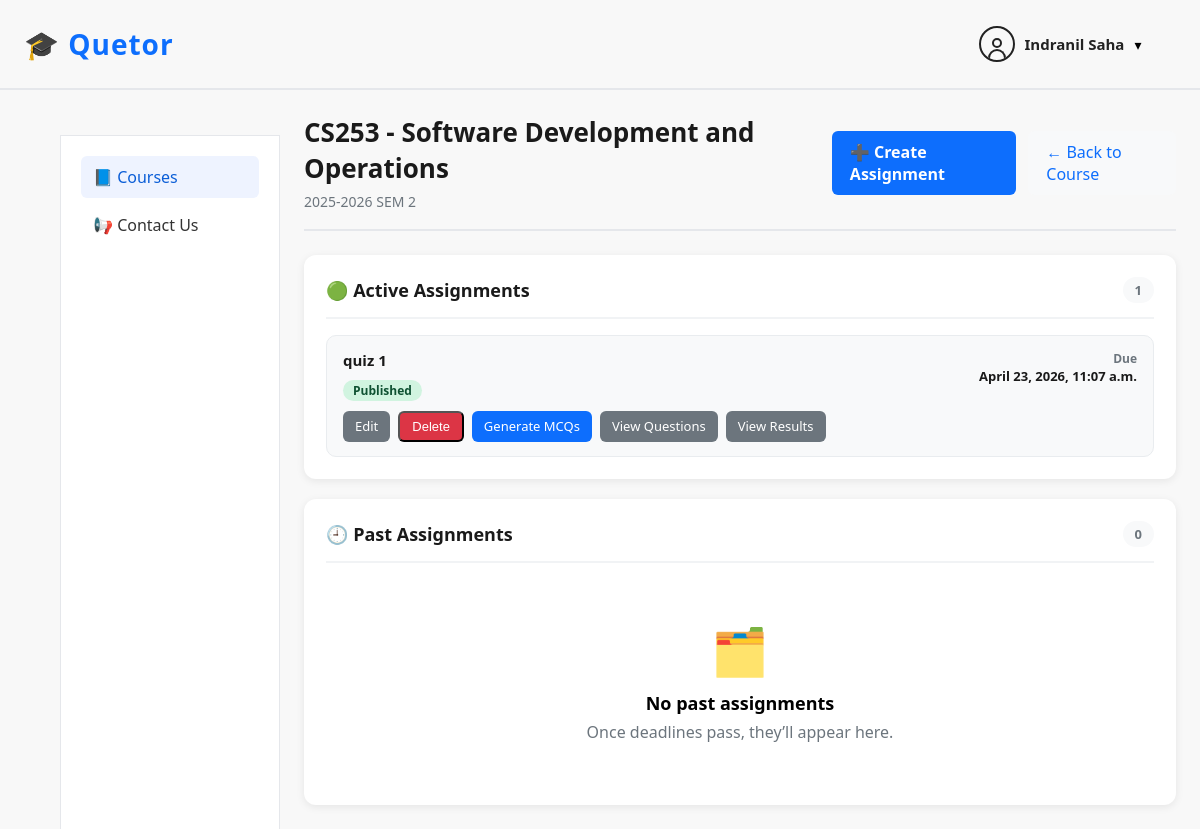
Page /assignments/1/professor/ (signed in) on the earlier database version.
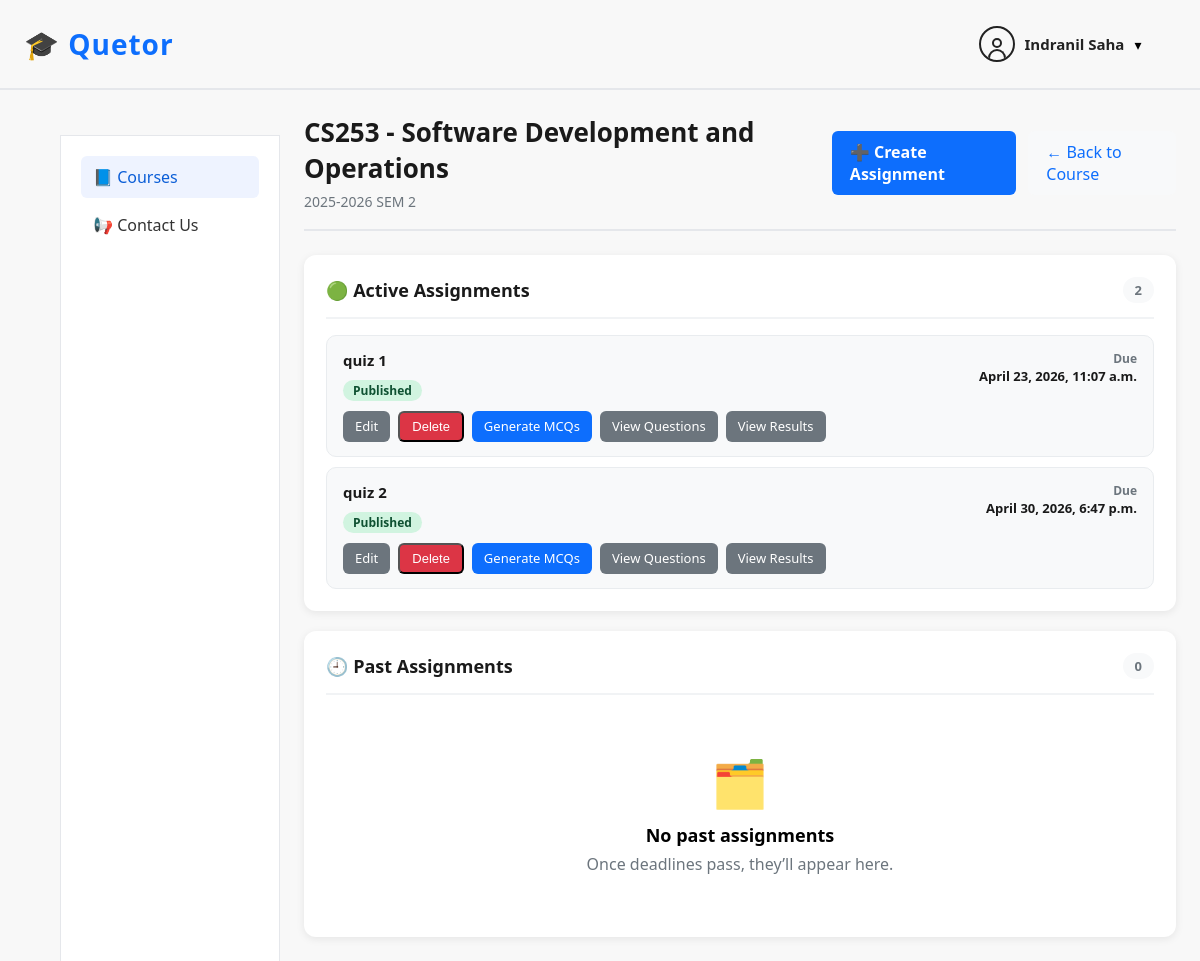
Same page on the later database version.
### users/models.py (models this page shows, shortened)
class User(AbstractUser):
    ROLE_CHOICES = [
        ('student', 'Student'),
        ('professor', 'Professor'),
        ('ta', 'Teaching Assistant'),
        ('admin', 'Admin'),
    ]
    role = models.CharField(
        max_length=20,
        choices=ROLE_CHOICES,
        default='student'
    )
    department = models.CharField(max_length=100, blank=True)

### courses/models.py (models this page shows, shortened)
class Course(models.Model):
    code = models.CharField(max_length=10, unique=True)
    name = models.CharField(max_length=100)
    semester = models.ForeignKey(
        Semester,
        on_delete=models.CASCADE,
        related_name="courses"
    )

class Semester(models.Model):
    year_start = models.IntegerField()   # 2025
    year_end = models.IntegerField()     # 2026
    sem = models.IntegerField(
        choices=[(1, "SEM 1"), (2, "SEM 2"), (3, "SEM 3 : Summer")]
    )
    is_active = models.BooleanField(default=True)
    class Meta:
        ordering = ["-year_start", "-sem"]
        unique_together = ("year_start", "year_end", "sem")
    def __str__(self):
        return f"{self.year_start}-{self.year_end} SEM {self.sem}"

### assignments/models.py (models this page shows, shortened)
class Assignment(models.Model):
    course = models.ForeignKey(Course, on_delete=models.CASCADE, related_name="assignments")
    created_by = models.ForeignKey(User, on_delete=models.CASCADE, related_name="created_assignments")
    title = models.CharField(max_length=200)
    description = models.TextField(blank=True)
    due_date = models.DateTimeField()
    duration_minutes = models.PositiveIntegerField(default=20)
    is_published = models.BooleanField(default=True)
    created_at = models.DateTimeField(auto_now_add=True)
    class Meta:
        ordering = ["-due_date", "-created_at"]

### assignments/views.py (the view)
# urls.py: path("<int:course_id>/professor/", professor_assignments, name="professor_assignments"),
@login_required
def professor_assignments(request, course_id: int):
    if not CourseProfessor.objects.filter(course_id=course_id, professor=request.user).exists():
        return redirect("/courses/")
    course = Course.objects.select_related("semester").get(id=course_id)
    now = timezone.now()
    qs = Assignment.objects.filter(course_id=course_id)
    active_assignments = qs.filter(due_date__gte=now).order_by("due_date")
    past_assignments = qs.filter(due_date__lt=now).order_by("-due_date")
    return render(
        request,
        "assignments/professor_assignments.html",
        {
            "course": course,
            "course_id": course_id,
            "active_assignments": active_assignments,
            "past_assignments": past_assignments,
            "nav_active": "courses",
        },
    )

### templates/assignments/professor_assignments.html (shortened to what this page needs)
{% extends "courses/base.html" %}
{% load static %}
{% block content %}
<div class="course-detail-header">
  <div class="course-title-section">
    <h1 class="course-title">{{ course.code }} - {{ course.name }}</h1>
    <p class="course-semester">{{ course.semester }}</p>
  </div>
  <div class="header-actions">
    <a href="/assignments/{{ course_id }}/professor/create/" class="primary-link">➕ Create Assignment</a>
    <a href="/courses/{{ course_id }}/professor/home/" class="back-link">← Back to Course</a>
  </div>
</div>
<div class="assignments-layout">
  <div class="section-card">
    <div class="section-header">
      <h2>🟢 Active Assignments</h2>
      <span class="count-badge">{{ active_assignments|length }}</span>
    </div>
    {% if active_assignments %}
      <div class="assignment-list">
        {% for a in active_assignments %}
          <div class="assignment-item">
            <div class="assignment-main">
              <div class="assignment-title">{{ a.title }}</div>
              <div class="assignment-flags">
                {% if a.is_published %}
                  <span class="flag published">Published</span>
                {% else %}
                  <span class="flag draft">Unpublished</span>
                {% endif %}
              </div>
              <div class="assignment-actions">
                <a href="/assignments/{{ course_id }}/professor/{{ a.id }}/edit/" class="small-btn secondary">
                  Edit
                </a>
                <form method="post" action="/assignments/{{ course_id }}/professor/{{ a.id }}/delete/" style="display:inline;">
                  <button type="submit" class="small-btn danger" onclick="return confirm('Delete this assignment and all its questions and answers?');">
                    Delete
                  </button>
                </form>
                <a href="/assignments/{{ course_id }}/professor/{{ a.id }}/generate/" class="small-btn">
                  Generate MCQs
                </a>
                <a href="/assignments/{{ course_id }}/professor/{{ a.id }}/questions/" class="small-btn secondary">
                  View Questions
                </a>
                <a href="/assignments/{{ course_id }}/professor/{{ a.id }}/results/" class="small-btn secondary">
                  View Results
                </a>
              </div>
            </div>
            <div class="assignment-meta">
              <div class="meta-label">Due</div>
              <div class="meta-value">{{ a.due_date }}</div>
            </div>
          </div>
        {% endfor %}
      </div>
    {% else %}
      <div class="empty-state">
        <div class="empty-icon">📭</div>
        <h3>No active assignments</h3>
        <p>Create one to get started.</p>
      </div>
    {% endif %}
  </div>
  <div class="section-card">
    <div class="section-header">
      <h2>🕘 Past Assignments</h2>
      <span class="count-badge">{{ past_assignments|length }}</span>
    </div>
    {% if past_assignments %}
      <div class="assignment-list">
        {% for a in past_assignments %}
          <div class="assignment-item past">
            <div class="assignment-main">
              <div class="assignment-title">{{ a.title }}</div>
              {% if a.description %}
                <div class="assignment-desc">{{ a.description }}</div>
              {% endif %}
              <div class="assignment-flags">
                {% if a.is_published %}
                  <span class="flag published">Published</span>
                {% else %}
                  <span class="flag draft">Unpublished</span>
                {% endif %}
              </div>
              <div class="assignment-actions">
                <a href="/assignments/{{ course_id }}/professor/{{ a.id }}/edit/" class="small-btn secondary">
                  Edit
                </a>
                <form method="post" action="/assignments/{{ course_id }}/professor/{{ a.id }}/delete/" style="display:inline;">
                  {% csrf_token %}
                  <button type="submit" class="small-btn danger" onclick="return confirm('Delete this assignment and all its questions and answers?');">
                    Delete
                  </button>
                </form>
                <a href="/assignments/{{ course_id }}/professor/{{ a.id }}/generate/" class="small-btn">
                  Generate MCQs
                </a>
                <a href="/assignments/{{ course_id }}/professor/{{ a.id }}/questions/" class="small-btn secondary">
                  View Questions
                </a>
                <a href="/assignments/{{ course_id }}/professor/{{ a.id }}/results/" class="small-btn secondary">
                  View Results
                </a>
              </div>
            </div>
            <div class="assignment-meta">
              <div class="meta-label">Due</div>
              <div class="meta-value">{{ a.due_date }}</div>
            </div>
          </div>
        {% endfor %}
      </div>
    {% else %}
      <div class="empty-state">
        <div class="empty-icon">🗂️</div>
        <h3>No past assignments</h3>
        <p>Once deadlines pass, they’ll appear here.</p>
      </div>
    {% endif %}
  </div>
</div>
{% endblock %}

### templates/courses/base.html (shortened to what this page needs)
{% load static %}
<!DOCTYPE html>
<html lang="en">
<head>
  <link rel="stylesheet" href="{% static 'css/courses.css' %}">
</head>
<body>
  {% include "courses/includes/header.html" %}
  <div class="page-layout">
    {% include "courses/includes/sidebar.html" %}
    <main class="main-content">
      {% block content %}{% endblock %}
    </main>
  </div>
</body>
</html>

### templates/courses/includes/header.html (shortened to what this page needs)
{% load static %}
<header class="topbar">
  <div class="topbar-left">
    <span class="logo-text">🎓 Quetor</span>
  </div>
  <div class="profile-wrapper">
    <div class="profile-trigger" onclick="toggleProfileDropdown()">
      <div class="profile-icon">
        <div class="profile-head"></div>
        <div class="profile-body"></div>
      </div>
      <span class="profile-name">
        {{ request.user.get_full_name|default:request.user.username }}
      </span>
      <span class="chevron">▾</span>
    </div>
  </div>
</header>

### templates/courses/includes/sidebar.html
<aside class="sidebar">
  <nav>
    <a href="/courses/"
   class="nav-item {% if nav_active == 'courses' %}active{% endif %}">📘 Courses</a>
    <a class="nav-item {% if nav_active == 'contact' %}active{% endif %}" href="/courses/contact/">📢 Contact Us</a>
  </nav>
</aside>

### static/css/courses.css (style rules this page uses)
* { box-sizing: border-box; }
body { margin: 0; font-family: "Segoe UI", Arial, sans-serif; background: #ffffff; }
.profile-wrapper { margin-right: 3%; }
.profile-icon { width: 36px; height: 36px; border: 2px solid #222; border-radius: 50%; position: relative; cursor: pointer; overflow: hidden; }
.profile-head { width: 10px; height: 10px; bottom:-3px; border: 2px solid #222; border-radius: 50%; position: absolute; top: 10px; left: 50%; transform: translateX(-50%); background: transparent; transition: background 0.2s ease; }
.profile-body { width: 18px; height: 10px; border: 2px solid #222; border-bottom: none; border-radius: 10px 10px 0 0; position: absolute; bottom: 1px; left: 50%; transform: translateX(-50%); background: transparent; transition: background 0.2s ease; }
.profile-name { font-size: 14px; font-weight: 500; }
.profile-wrapper { position: relative; display: flex; align-items: center; }
.profile-trigger { display: flex; align-items: center; gap: 10px; cursor: pointer; }
.profile-icon { width: 36px; height: 36px; border: 2px solid #222; border-radius: 50%; display: flex; align-items: center; justify-content: center; }
.profile-name { font-size: 15px; font-weight: 600; color: #222; }
.chevron { font-size: 14px; }
.topbar { height: 90px; display: flex; justify-content: space-between; align-items: center; padding: 0 24px; border-bottom: 2px solid #e5e7eb; background: #f8f8f8; }
.topbar-left { width: 200px; display: flex; align-items: center; gap: 12px; }
.logo-text { font-size: 28px; font-weight: 700; color: #0d6efd; font-family: "open sans", sans-serif; letter-spacing: 1px; }
.page-layout { background-color: #f8f8f8; display: flex; min-height: calc(100vh - 64px); }
.sidebar { margin-left: 5%; margin-top: 45px; width: 220px; border-top: 1px solid #e5e7eb; border-left: 1px solid #e5e7eb; border-right: 1px solid #e5e7eb; background-color: #ffff; padding: 20px; }
.nav-item { display: block; padding: 10px 12px; margin-bottom: 6px; border-radius: 6px; text-decoration: none; color: #333; }
.nav-item.active, .nav-item:hover { background: #eef3ff; color: #0b5ed7; }
.main-content { flex: 1; padding: 24px; }

Differences in the rows shown:
added Assignment: title "quiz 2", is_published "Published", due_date "April 30, 2026, 6:47 p.m."
Other differences:
{{ active_assignments|length }}: "1" → "2"
